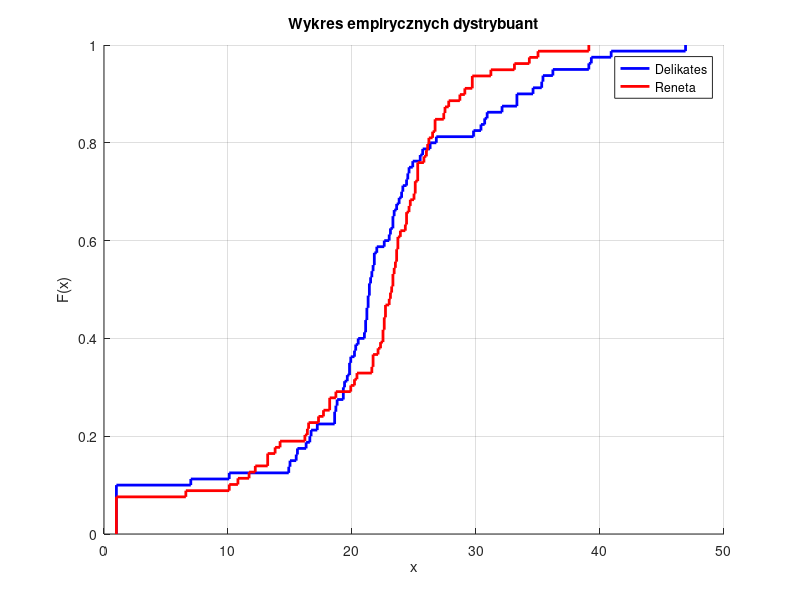

This figure's MATLAB source:
% Osada Krzysztof, 2018
% https://www.mathworks.com/help/stats/ttest.html
% https://www.mathworks.com/help/stats/ttest2.html
% https://www.mathworks.com/help/stats/cdfplot.html
% https://www.mathworks.com/help/stats/kstest.html


clc; clear all; close all

delikates   = [23.4, 30.9, 18.8, 23.0, 21.4, 1, 24.6, 23.8, 24.1, 18.7, 16.3, 20.3, 14.9, 35.4, 21.6, 21.2, 21.0, 15.0, 15.6, 24.0, 34.6, 40.9, 30.7, 24.5, 16.6, 1, 21.7, 1, 23.6, 1, 25.7, 19.3, 46.9, 23.3, 21.8, 33.3, 24.9, 24.4, 1, 19.8, 17.2, 21.5, 25.5, 23.3, 18.6, 22.0, 29.8, 33.3, 1, 21.3, 18.6, 26.8, 19.4, 21.1, 21.2, 20.5, 19.8, 26.3, 39.3, 21.4, 22.6, 1, 35.3, 7.0, 19.3, 21.3, 10.1, 20.2, 1, 36.2, 16.7, 21.1, 39.1, 19.9, 32.1, 23.1, 21.8, 30.4, 19.62, 15.5]

renety      = [16.5, 1, 22.6, 25.3, 23.7, 1, 23.3, 23.9, 16.2, 23.0, 21.6, 10.8, 12.2, 23.6, 10.1, 24.4, 16.4, 11.7, 17.7, 34.3, 24.3, 18.7, 27.5, 25.8, 22.5, 14.2, 21.7, 1, 31.2, 13.8, 29.7, 23.1, 26.1, 25.1, 23.4, 21.7, 24.4, 13.2, 22.1, 26.7, 22.7, 1, 18.2, 28.7, 29.1, 27.4, 22.3, 13.2, 22.5, 25.0, 1, 6.6, 23.7, 23.5, 17.3, 24.6, 27.8, 29.7, 25.3, 19.9, 18.2, 26.2, 20.4, 23.3, 26.7, 26.0, 1, 25.1, 33.1, 35.0, 25.3, 23.6, 23.2, 20.2, 24.7, 22.6, 39.1, 26.5, 22.7]

% Funkcja ttest sluzy do okreslania, czy: a) srednia jest rowna 0; b) srednia jest rowna m.
% Z kolei ttest2 pozwala okresic, czy wektory pochodza z prob z rozkladu normalnego o rownych srednich i nieznanych wariancjach
% Przy uzyciu ttest nie mozna stwierdzic, czy dane pochodza z rozkladu normalnego
% h = 0 => nie jest wykluczone, ze dane pochodza z tego samego rozkladu

hold on

ecdf_d  = cdfplot(delikates)
ecdf_r  = cdfplot(renety)

set(ecdf_d, 'linewidth', 2, 'color', [0 0 1])
set(ecdf_r, 'linewidth', 2, 'color', [1 0 0])
title('Wykres empirycznych dystrybuant')

% Weryfikacja hipotezy, czy probki pochodza z rozkladow normalnych
[h_d, p_d]  = kstest(delikates)
[h_r, p_r]  = kstest(renety)
[h, p]      = kstest2(delikates, renety)

legend('Delikates', 'Reneta', 'Location', 'best')

[h, p]  = ttest2(delikates, renety)
